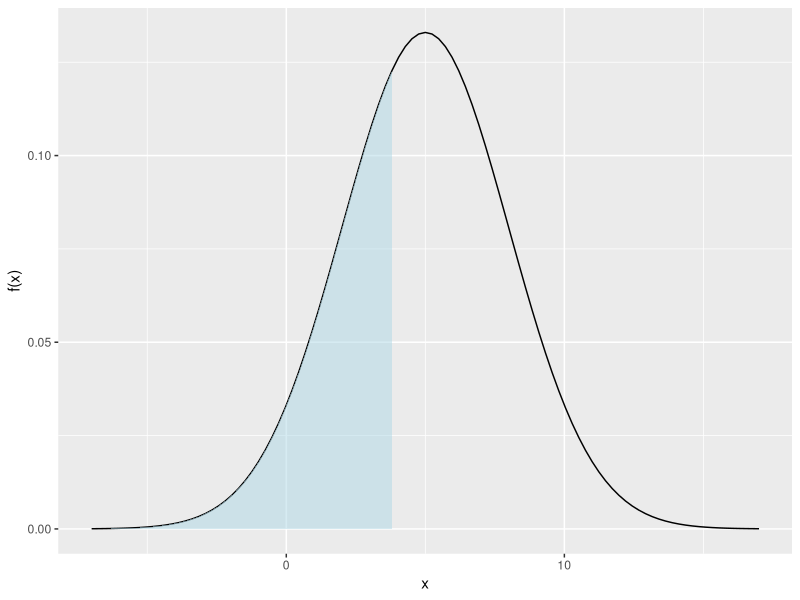
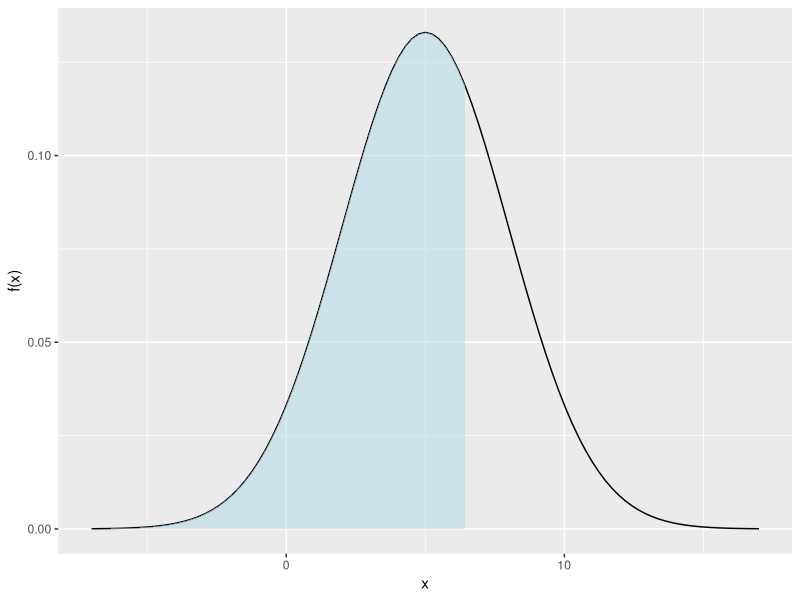
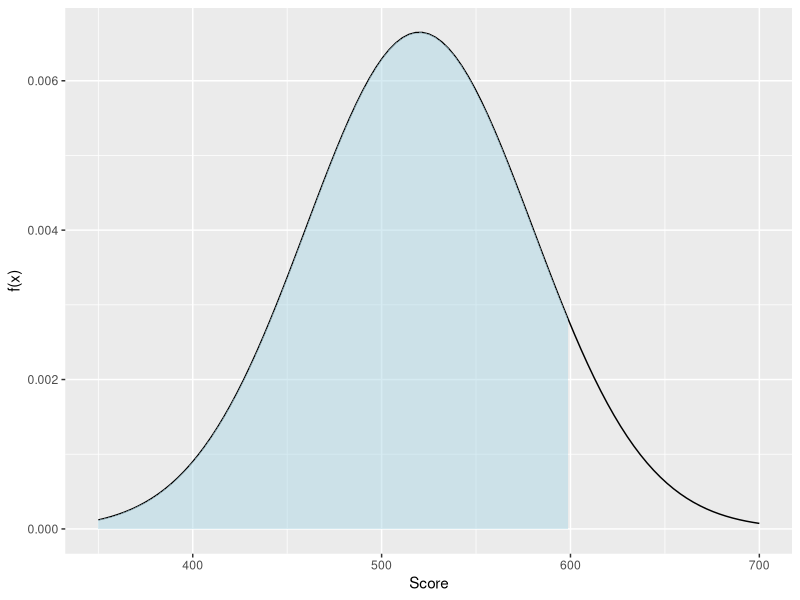
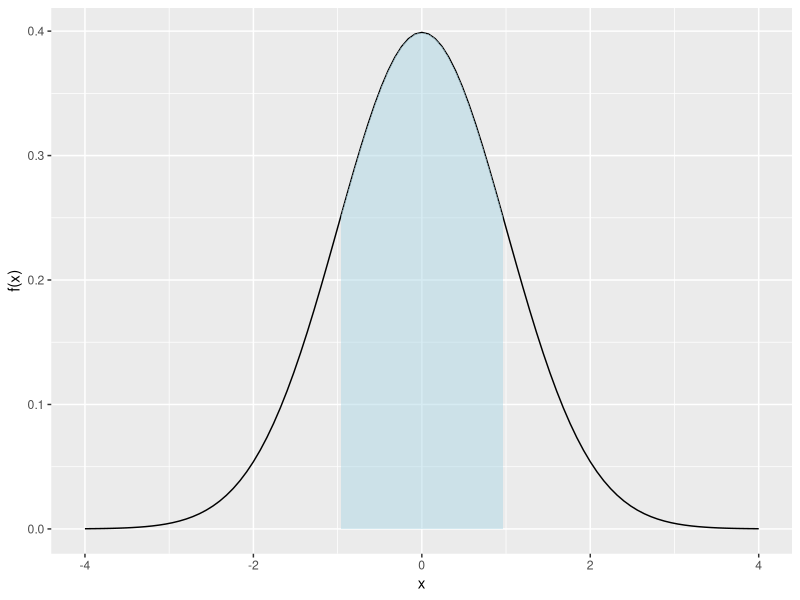
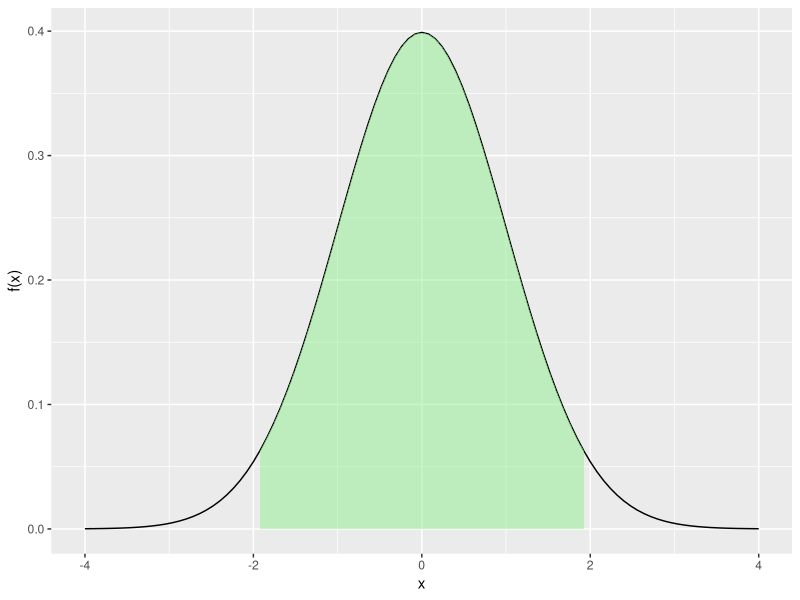
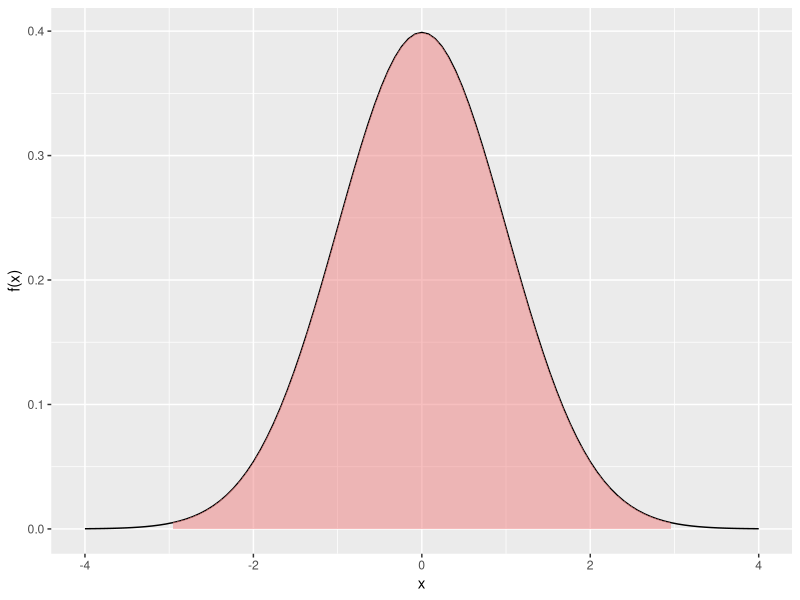

These charts were generated, in order, by the following R code:
## ---- chunk 1
#| echo: false
require(ggplot2)
## ---- chunk 2
#| echo: true
pnorm(1.8,0,1)
pnorm(1.89,0,1)
## ---- chunk 3
#| echo: false
x       = 4
mu      = 5
sigmaSq = 9
pnorm(x, mu, sqrt(sigmaSq))
## ---- chunk 4
#| echo: true
pnorm(4,5,3)
## ---- chunk 5
#| label: normalProbPlot
#| echo: false
#| fig-asp: 1
#| out-width: "50%" 
x       = 4
mu      = 5
sigmaSq = 9
lab     = 'x'

funcShaded <- function(x, lower_bound) {
    y = dnorm(x, mean = mu, sd = sqrt(sigmaSq))
    y[x >= lower_bound] <- NA
    return(y)
}

xMin = mu - sqrt(sigmaSq)*4
xMax = mu + sqrt(sigmaSq)*4
ggplot(data.frame(x = c(xMin, xMax)), aes(x = x)) + 
    stat_function(fun = dnorm, args = list(mean = mu, sd = sqrt(sigmaSq))) + 
    stat_function(fun = funcShaded, args = list(lower_bound = x), 
                  geom = "area", fill = 'lightblue', alpha = .5) +
    scale_x_continuous(name = lab) + scale_y_continuous(name = "f(x)")
## ---- chunk 6
#| echo: true
qnorm(.7,5,3)
## ---- chunk 7
#| label: normalQuantilePlot
#| echo: false
#| fig-asp: 1
#| out-width: "50%" 
x   = qnorm(.7,mu,sqrt(sigmaSq))
lab = 'x' 

funcShaded <- function(x, lower_bound) {
    y = dnorm(x, mean = mu, sd = sqrt(sigmaSq))
    y[x >= lower_bound] <- NA
    return(y)
}

xMin = mu - sqrt(sigmaSq)*4
xMax = mu + sqrt(sigmaSq)*4
ggplot(data.frame(x = c(xMin, xMax)), aes(x = x)) + 
    stat_function(fun = dnorm, args = list(mean = mu, sd = sqrt(sigmaSq))) + 
    stat_function(fun = funcShaded, args = list(lower_bound = x), 
                  geom = "area", fill = 'lightblue', alpha = .5) +
    scale_x_continuous(name = lab) + scale_y_continuous(name = "f(x)")
## ---- chunk 8
#| echo: false
#| eval: true
qnorm( pnorm(3,5,3), 5,3)
## ---- chunk 9
#| echo: false
#| eval: true
pnorm(qnorm(.2,5,3), 5, 3)
## ---- chunk 10
#| echo: true
pnorm(0,3.2,sqrt(100))
## ---- chunk 11
#| echo: true
qnorm(.05,-3.2,sqrt(100))
## ---- chunk 12
#| label: SATquationNoEcho
#| echo: false
#| fig-asp: 1
#| out-width: "50%" 
x       = 600
mu      = 520
sigmaSq = 3600

funcShaded <- function(x, lower_bound) {
    y = dnorm(x, mean = mu, sd = sqrt(sigmaSq))
    y[x >= lower_bound] <- NA
    return(y)
}

xMin = 350
xMax = 700
ggplot(data.frame(x = c(xMin, xMax)), aes(x = x)) + 
    stat_function(fun = dnorm, args = list(mean = mu, sd = sqrt(sigmaSq))) + 
    stat_function(fun = funcShaded, args = list(lower_bound = x), 
                  geom = "area", fill = 'lightblue', alpha = .5) +
    scale_x_continuous(name = "Score") + scale_y_continuous(name = "f(x)")
## ---- chunk 13
#| echo: true
x       = 600
mu      = 520
sigmaSq = 3600
pnorm(x, mu, sqrt(sigmaSq))
## ---- chunk 14
#| echo: true
prob    = .96
mu      = 520
sigmaSq = 3600
qnorm(prob, mu, sqrt(sigmaSq))
## ---- chunk 15
#| echo: true
mu      = 1
sigmaSq = 2.54^2*.000001
pnorm(1.001, mu, sqrt(sigmaSq)) - 
    pnorm(.999, mu, sqrt(sigmaSq))
## ---- chunk 16
#| echo: true
zScoreMen   =  (9.63 - 9.85)/sqrt(.0057)
zScoreWomen =  (10.61 - 10.83)/sqrt(.0049)
## ---- chunk 17
#| echo: true
abs(zScoreMen) < abs(zScoreWomen)
## ---- chunk 18
#| echo: true
x = zScoreWomen * sqrt(.0057) + 9.84
## ---- chunk 19
#| label: normalEmpRuleGeneral1
#| echo: false
#| fig-asp: 1
#| out-width: "100%"

mu      = 0
sigmaSq = 1
lab     = 'x' 

funcShaded <- function(x, lower_bound) {
    y = dnorm(x, mean = mu, sd = sqrt(sigmaSq))
    y[x >= lower_bound | x <= -lower_bound] <- NA
    return(y)
}

xMin = mu - sqrt(sigmaSq)*4
xMax = mu + sqrt(sigmaSq)*4
outPlot = ggplot(data.frame(x = c(xMin, xMax)), aes(x = x)) + 
    stat_function(fun = dnorm, args = list(mean = mu, sd = sqrt(sigmaSq))) + 
    stat_function(fun = funcShaded, args = list(lower_bound = 1), 
                  geom = "area", fill = 'lightblue', alpha = .5) +
    scale_x_continuous(name = lab) + scale_y_continuous(name = "f(x)")
outPlot
## ---- chunk 20
#| label: normalEmpRuleGeneral2
#| echo: false
#| fig-asp: 1
#| out-width: "100%"

outPlot = ggplot(data.frame(x = c(xMin, xMax)), aes(x = x)) + 
    stat_function(fun = dnorm, args = list(mean = mu, sd = sqrt(sigmaSq))) + 
stat_function(fun = funcShaded, args = list(lower_bound = 2), 
                  geom = "area", fill = 'lightgreen', alpha = .5)  +
    scale_x_continuous(name = lab) + scale_y_continuous(name = "f(x)")
outPlot
## ---- chunk 21
#| label: normalEmpRuleGeneral3
#| echo: false
#| fig-asp: 1
#| out-width: "100%"

outPlot = ggplot(data.frame(x = c(xMin, xMax)), aes(x = x)) + 
    stat_function(fun = dnorm, args = list(mean = mu, sd = sqrt(sigmaSq))) + 
stat_function(fun = funcShaded, args = list(lower_bound = 3), 
                  geom = "area", fill = 'lightcoral', alpha = .5)   +
    scale_x_continuous(name = lab) + scale_y_continuous(name = "f(x)")
outPlot
## ---- chunk 22
#| echo: true
x       = 600
mu      = 520
sigmaSq = 3600
pnorm(x, mu, sqrt(sigmaSq))
qnorm(.96, mu, sqrt(sigmaSq))
## ---- chunk 23
#| echo: true
1.751*sqrt(sigmaSq) + mu
